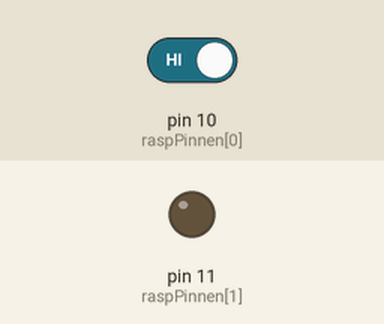
Recording of a sketch running on a simulated Arduino Uno, built with avr-gcc and run on an emulated ATmega328P. On the bench: output pins drawn as LEDs (lit = HIGH). The inputs (shaded band) are chosen by the test bench; at power-on: pin 10 (raspPinnen[0]) HIGH.

Above: at 1.2 s.
1.3 s: pin 10 (raspPinnen[0]) driven LOW
At 2.8 s:
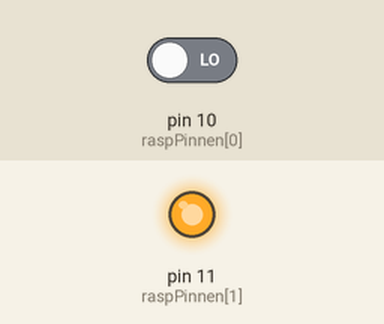
4.3 s: pin 10 (raspPinnen[0]) driven HIGH
Timing chart, 0 to 7.3 s (numbered marks = the images above; inputs shaded):
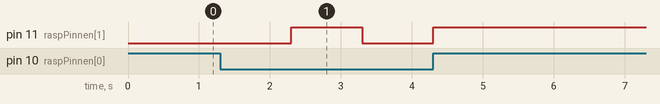

Measured:
- after the input at 1.3 s, pin 11 (raspPinnen[1]): LOW → HIGH after 1.0 s, → LOW 1.0 s later, → HIGH 1.0 s later
- after the input at 4.3 s, pin 11 (raspPinnen[1]): stops changing and stays HIGH

The sketch:

Opdracht8d.ino
```cpp
const int raspPinnen[] = {10, 11};
unsigned long vorigeTijd = 0;
bool ledStatus = false;

void setup() {
  pinMode(raspPinnen[0], INPUT);
  pinMode(raspPinnen[1], OUTPUT);
  digitalWrite(raspPinnen[1], LOW);
}

//functie voor het regelen van de pinnen
void loop() {
  unsigned long huidigeTijd = millis();
  if (digitalRead(raspPinnen[0]) == LOW) {
    if (huidigeTijd - vorigeTijd >= 1000){
      vorigeTijd = huidigeTijd;
      if(ledStatus){
        digitalWrite(raspPinnen[1], HIGH);
        ledStatus = false;
      } else {
        digitalWrite(raspPinnen[1], LOW);
        ledStatus = true;
      }
    }
  }
}
```
